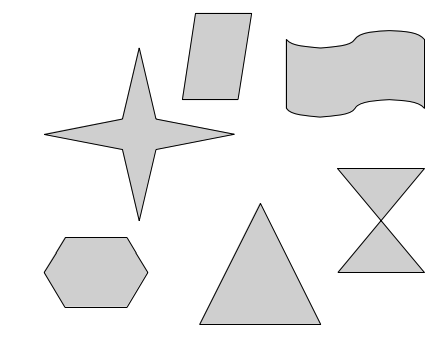
#> input picture mitad1/tareas/v2/salidaFILTRO.png, 444 x 338 px
$ python Main.py salidaFILTRO.png 5
#> lines starting #> are read from the running program, lines starting #| are printed output that depends on the picture; after the words box and inside, x2 and y2 are one past the last pixel; in counts of white or black regions, pixels touching at a corner belong together
### mitad1/tareas/v2/Procesamiento.py
import Image, numpy, math, random, ImageDraw

def sobel():
	return ([[-1, 0, 1], [-2, 0, 2], [-1, 0, 1]], \
 			[[1, 2, 1], [0, 0, 0], [-1, -2, -1]])

# [7 lines left out: function obtenerVecinos, not called in this run]

class Procesamiento:
	def __init__(self, nombreImagen):
#> called with nombreImagen = 'salidaFILTRO.png'
		self.imagen = Image.open(nombreImagen)
#> self.imagen is the input picture: PIL image 444x338 RGB; min 0, max 255, mean 239
		self.ancho = self.imagen.size[0]
#> self.ancho = 444
		self.alto = self.imagen.size[1]
#> self.alto = 338
		print self.imagen.format, self.imagen.size, self.imagen.mode
#| PNG (444, 338) RGB

	def setImagen(self, nombreImagen):
		self.imagen = Image.open(nombreImagen)
		return

	def aplicarGris(self, abrir, nombreImagenSalida="salidaGRIS.png"):
#> called with abrir = False, nombreImagenSalida = 'salidaGRIS.png'
		pixeles = self.imagen.load()
		print "Aplicando grises..."
		for x in range(self.ancho):
			for y in range(self.alto):
				(R, G, B) = pixeles[x, y]# obtenemos los bytes del pixel
				nuevoPixel = max(R, G, B) # el maximo
				pixeles[x, y] = (nuevoPixel, nuevoPixel, nuevoPixel)
		self.imagen.save(nombreImagenSalida)

		if abrir: #
			self.imagen.show()
		print "listo"
		return

	def aplicarUmbral(self, abrir, nombreImagenSalida="salidaUMBRAL.png"):
#> called with abrir = False, nombreImagenSalida = 'salidaUMBRAL.png'
		pixeles = self.imagen.load()
		print "Aplicando umbral..."
		for x in range(self.ancho):
			for y in range(self.alto):
				(R, G, B) = pixeles[x, y]
				nuevoPixel = max(R, G, B)
				if nuevoPixel < 120: # comparamos contra el umbral
					nuevoPixel = 0
				else:
					nuevoPixel = 255
				pixeles[x, y] = (nuevoPixel, nuevoPixel, nuevoPixel)
		self.imagen.save(nombreImagenSalida)
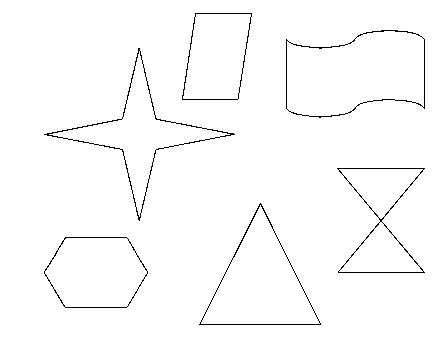
#> saved as salidaUMBRAL.png: PIL image 444x338 RGB; 98.3% white; black in thin lines or dots, all inside (x1, y1, x2, y2) = (44, 13, 425, 325)

		if abrir:
			self.imagen.show()
		print "listo"
		return

	def aplicarFiltro(self, abrir, nombreImagenSalida="salidaFILTRO.png"):
#> called with abrir = False, nombreImagenSalida = 'salidaFILTRO.png'
		print "Aplicando filtro..."
		pixeles = self.imagen.load()

		for x in range(self.ancho):
			for y in range(self.alto):
				vecindad = list() # reiniciamos
				for mx in range(x-1, x+2):
					for my in range(y-1, y+2):
						if mx >= 0 and my >= 0 and mx < self.ancho and my < self.alto:
							vecindad.append(self.imagenOriginal[x, y][0])
				vecindad.sort()
				nuevoPixel =  vecindad[len(vecindad) / 2]
				pixeles[x, y] = (nuevoPixel, nuevoPixel, nuevoPixel)
		self.imagen.save(nombreImagenSalida)

		if abrir:
			self.imagen.show()
		print "listo"
		return

	# [163 lines left out: functions aplicarConvolucion, aplicarNormalizacion, aplicarBinarizacion, buscarObjetos, not called in this run]


### mitad1/tareas/v2/Main.py
from Procesamiento import Procesamiento
from Lineas import Lineas
from Circulo import Circulo
from sys import argv

abrir = False # para abrirla en una ventana la imagen obtenida

def main(nombreImagen, RANGO):
	# -------------- SABADO -------------------- #
	pro = Procesamiento(nombreImagen) # instanciamos
	# grises
	grises = pro.aplicarGris(abrir)
	# umbral
	pro.setImagen(nombreImagen) # receteamos
	pro.aplicarUmbral(abrir)
	# filtro
	pro.setImagen(nombreImagen) # receteamos
	pro.aplicarFiltro(abrir)
	# convolucion
	pro.setImagen("salidaFILTRO.png") # imagen base
	pro.aplicarConvolucion(abrir)
	# normalizacion
	pro.setImagen("salidaCONVOLUCION.png") # imagen base
	pro.aplicarNormalizacion(abrir)
	# binarizacion
	pro.setImagen("salidaNORMALIZACION.png") # imagen base
	pro.aplicarBinarizacion(abrir, RANGO)
	# buscar objetos y centro masa
	pro.setImagen("salidaBINARIZADA.png") # receteamos
	pro.buscarObjetos(abrir)

	# -------------- LINEAS --------------------- #
	# detectar lineas rectas
	lin = Lineas(nombreImagen) # instanciamos
	lin.detectarLineas(abrir)

	# ------------- CIRCULO --------------------- #
	# detectar circulos radio conocido
	#cir = Circulo(nombreImagen)
	#cir.detectarCirculos(abrir)
	# detectar circulos radio conocido
	#cir = Circulo(nombreImagen) # pendiente
	#cir.detectarCirculosDesconocidos(abrir) # pendiente


######## PARAMATROS DEL PROGRAMA #######
# argv[1] =(string) nombre de la imagen
# argv[2] =(int) rango binarizacion - numero entre 0-255(mientras mas bajo bordes mas gruesos)
########################################
#> (the run stopped early here; a loop or call above may not have finished)
